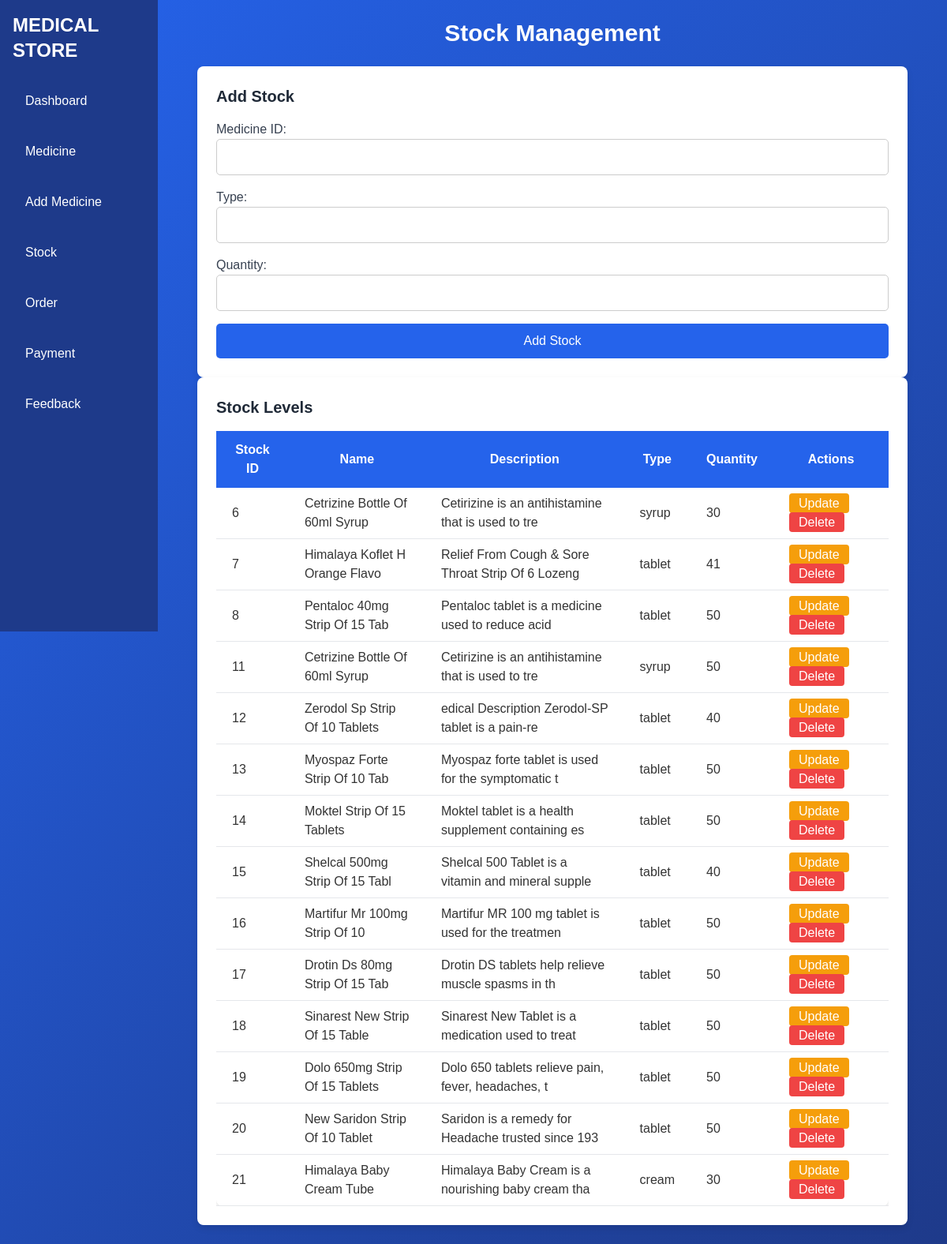
Before: /medical_store/stock.php with the older database file.
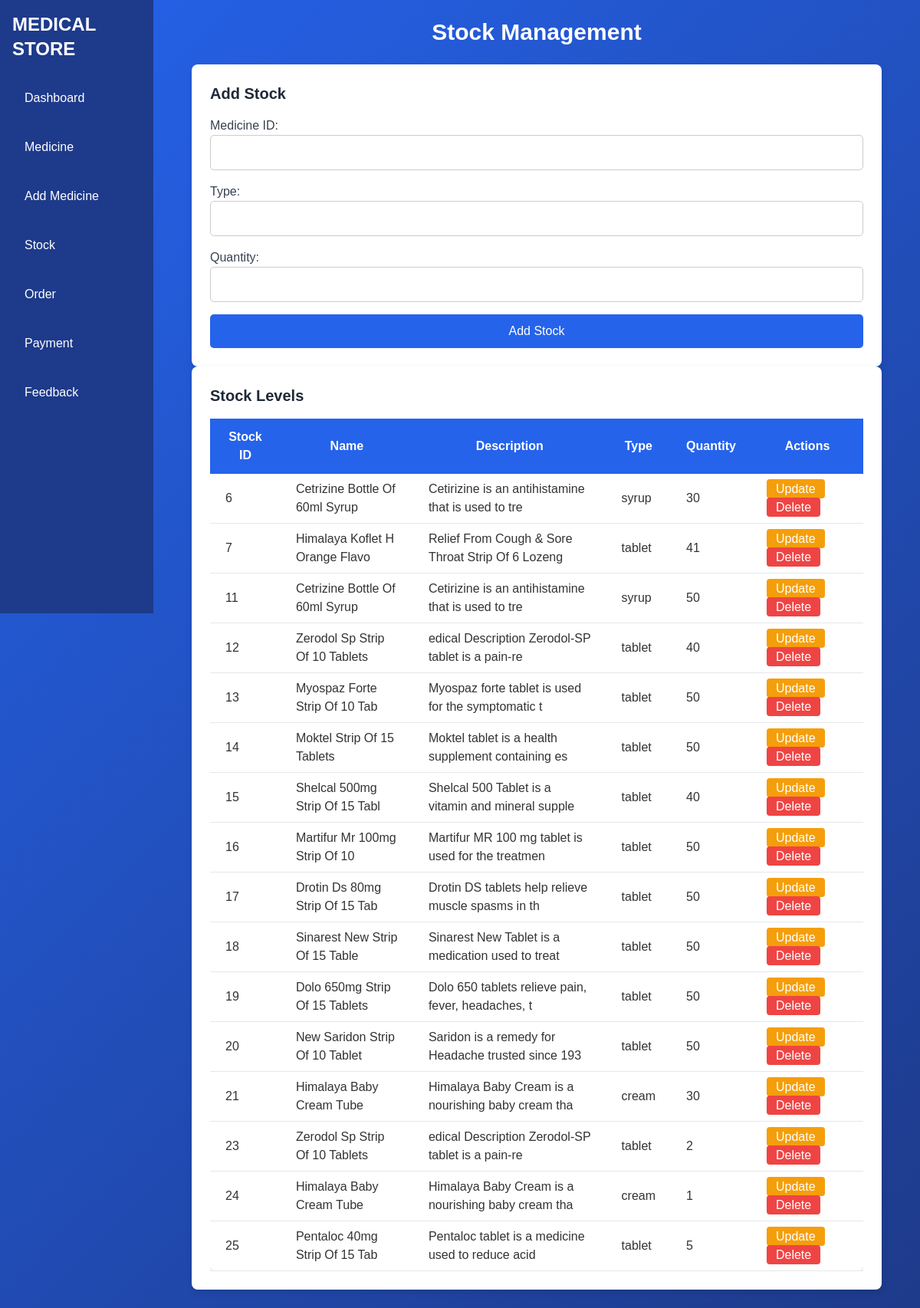
After: the same page with the newer database file.
### tables this page shows
CREATE TABLE `stock` (
  `stock_id` int(11) NOT NULL,
  `name` varchar(20) NOT NULL,
  `description` varchar(20) NOT NULL,
  `type` varchar(20) NOT NULL,
  `quantity` int(20) NOT NULL,
  `med_id` int(11) DEFAULT NULL
);

CREATE TABLE `medicines` (
  `med_id` int(11) NOT NULL,
  `name` varchar(30) NOT NULL,
  `description` varchar(100) NOT NULL,
  `type` varchar(20) NOT NULL,
  `quantity` int(10) NOT NULL,
  `exp_date` date NOT NULL,
  `mfg_date` date NOT NULL,
  `price` int(20) NOT NULL,
  `image_path` varchar(255) DEFAULT NULL
);

### medical_store/stock.php (the view, shortened to what this page needs)
<?php
include 'connection.php';
?>
<!DOCTYPE html>
<html lang="en">
<head>
    <link href="https://cdn.jsdelivr.net/npm/tailwindcss@2.2.19/dist/tailwind.min.css" rel="stylesheet">
</head>
<body>
<div class="flex">
    <div class="w-1/6 custom-sidebar text-white h-screen p-4">
        <h1 class="text-2xl font-bold mb-6">MEDICAL STORE</h1>
        <ul>
            <li class="mt-4"><a href="admin.php">Dashboard</a></li>
            <li class="mt-4"><a href="medicine.php">Medicine</a></li>
            <li class="mt-4"><a href="add_medicine.php">Add Medicine</a></li>
            <li class="mt-4"><a href="stock.php">Stock</a></li>
            <li class="mt-4"><a href="view_order.php">Order</a></li>
            <li class="mt-4"><a href="view_payment.php">Payment</a></li>
            <li class="mt-4"><a href="view_feedback.php">Feedback</a></li>
        </ul>
    </div>
    <div class="w-5/6 p-6">
        <h1 class="text-3xl font-bold text-center mb-6">Stock Management</h1>
        <div class="custom-card">
            <h3 class="text-xl font-bold mb-4 text-gray-800">Add Stock</h3>
            <form method="POST" class="flex flex-col space-y-4">
                <div>
                    <label class="block text-gray-700">Medicine ID:</label>
                    <input type="number" name="med_id" required class="input-field">
                </div>
                <div>
                    <label class="block text-gray-700">Type:</label>
                    <input type="text" name="type" required class="input-field">
                </div>
                <div>
                    <label class="block text-gray-700">Quantity:</label>
                    <input type="number" name="quantity" required class="input-field">
                </div>
                <button type="submit" class="btn-primary">Add Stock</button>
            </form>
        </div>
        <div class="mt-8 custom-card">
            <h3 class="text-xl font-bold mb-4 text-gray-800">Stock Levels</h3>
            <div class="overflow-x-auto">
                <table class="min-w-full bg-white shadow-md rounded-lg">
                    <thead class="table-header">
                        <tr>
                            <th class="py-3 px-5">Stock ID</th>
                            <th class="py-3 px-5">Name</th>
                            <th class="py-3 px-5">Description</th>
                            <th class="py-3 px-5">Type</th>
                            <th class="py-3 px-5">Quantity</th>
                            <th class="py-3 px-5">Actions</th>
                        </tr>
                    </thead>
                    <tbody>
                        <?php
                        $sql = "SELECT stock.stock_id, medicines.name, medicines.description, stock.type, stock.quantity
                                FROM stock
                                JOIN medicines ON stock.med_id = medicines.med_id";
                        $result = $conn->query($sql);
                        if ($result->num_rows > 0) {
                            while($row = $result->fetch_assoc()) {
                                echo "<tr class='border-b hover:bg-gray-100'>";
                                echo "<td class='py-2 px-5'>" . htmlspecialchars($row["stock_id"]) . "</td>";
                                echo "<td class='py-2 px-5'>" . htmlspecialchars($row["name"]) . "</td>";
                                echo "<td class='py-2 px-5'>" . htmlspecialchars($row["description"]) . "</td>";
                                echo "<td class='py-2 px-5'>" . htmlspecialchars($row["type"]) . "</td>";
                                echo "<td class='py-2 px-5'>" . htmlspecialchars($row["quantity"]) . "</td>";
                                echo "<td class='py-2 px-5'>";
                                echo "<a href='update_stock.php?stock_id=" . htmlspecialchars($row["stock_id"]) . "' class='bg-yellow-500 text-white py-1 px-3 rounded'>Update</a> ";
                                echo "<a href='delete_stock.php?stock_id=" . htmlspecialchars($row["stock_id"]) . "' class='bg-red-500 text-white py-1 px-3 rounded'>Delete</a>";
                                echo "</td>";
                                echo "</tr>";
                            }
                        } else {
                            echo "<tr><td colspan='6' class='py-2 px-4 text-center'>No stock found</td></tr>";
                        }
                        ?>
                    </tbody>
                </table>
            </div>
        </div>
    </div>
</div>
</body>
</html>

Changed rows visible on the page:
removed stock: stock_id "8", med.name "Pentaloc 40mg Strip Of 15 Tab", med.description "Pentaloc tablet is a medicine used to reduce acid", type "tablet", quantity "50"
added stock: stock_id "23", med.name "Zerodol Sp Strip Of 10 Tablets", med.description "edical Description Zerodol-SP tablet is a pain-re", type "tablet", quantity "2"
added stock: stock_id "24", med.name "Himalaya Baby Cream Tube", med.description "Himalaya Baby Cream is a nourishing baby cream tha", type "cream", quantity "1"
added stock: stock_id "25", med.name "Pentaloc 40mg Strip Of 15 Tab", med.description "Pentaloc tablet is a medicine used to reduce acid", type "tablet", quantity "5"
